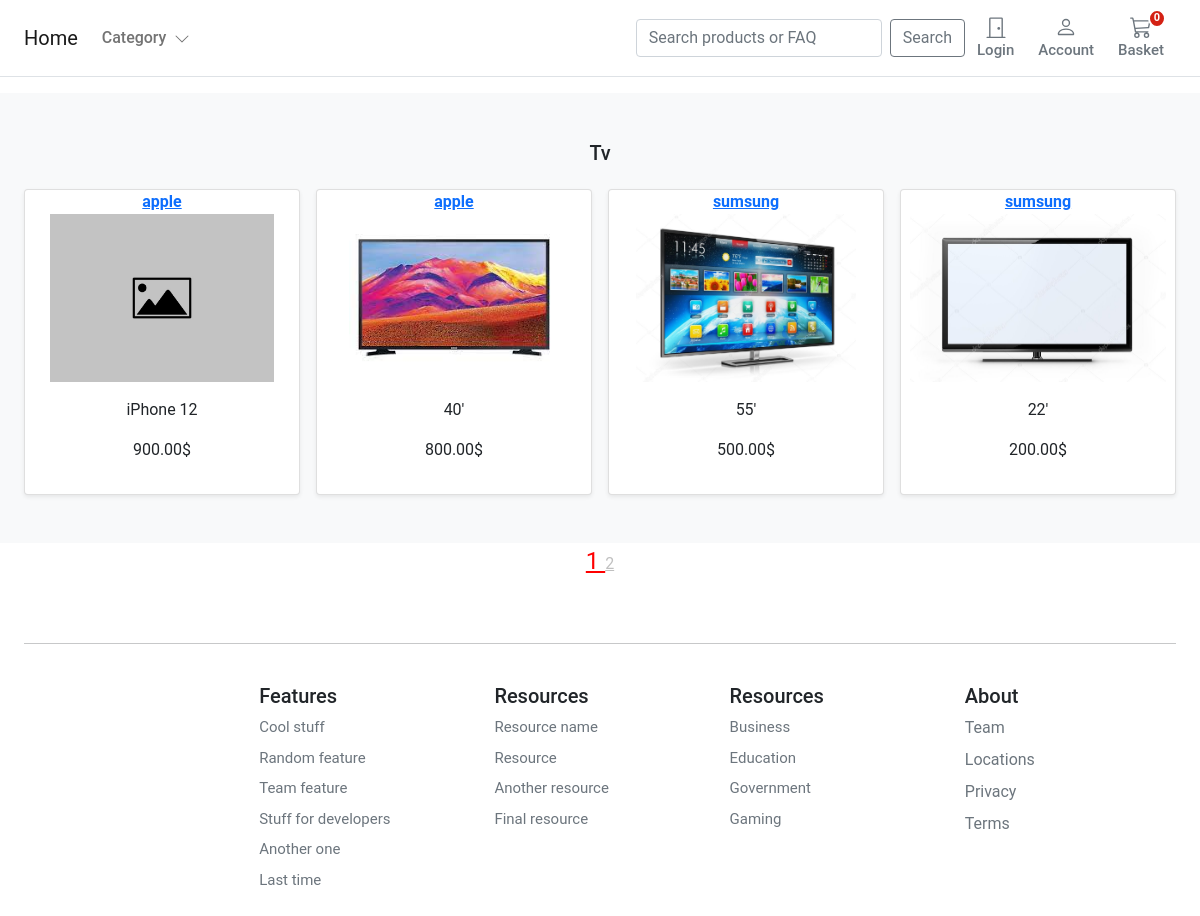
Before: /shop/TV/ with the older database file.
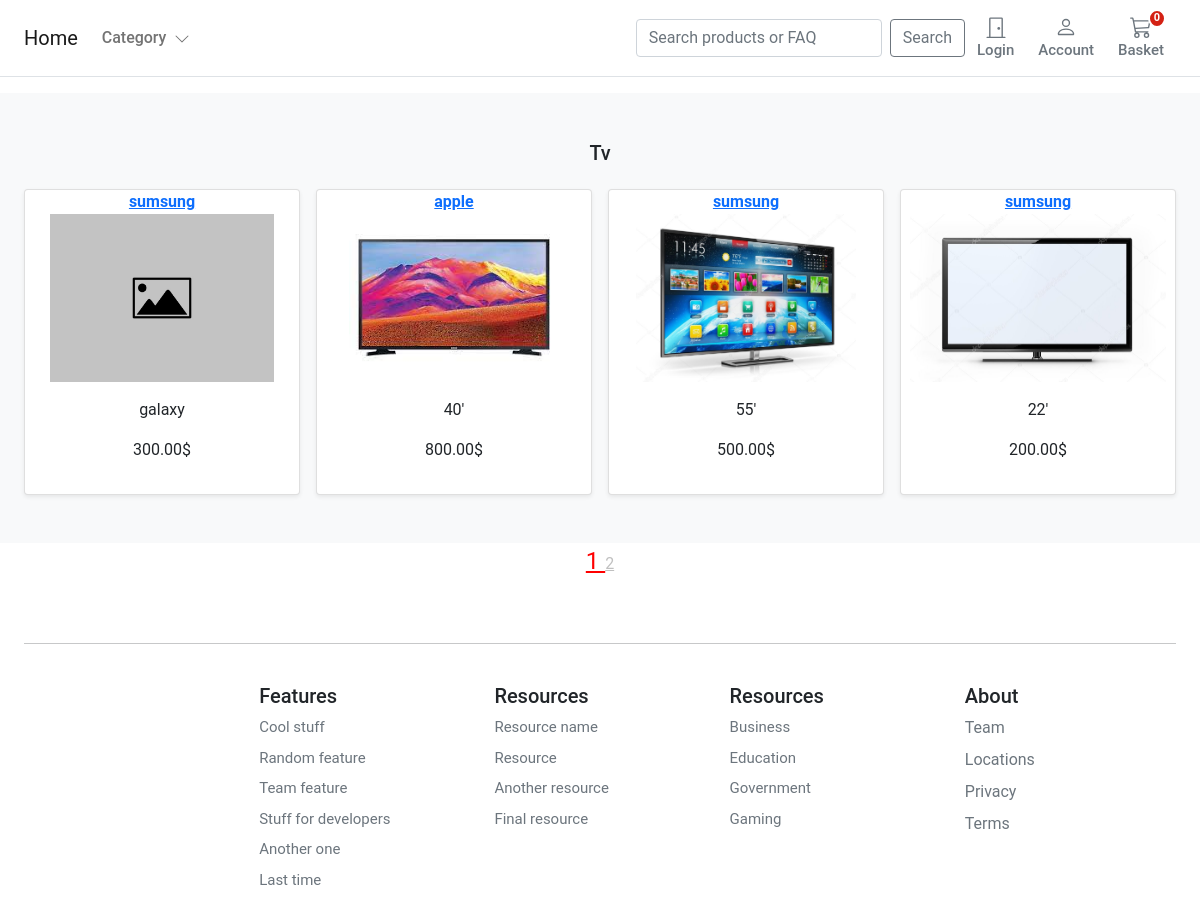
After: the same page with the newer database file.
### store/models.py (models this page shows, shortened)
class Category(models.Model):
    name = models.CharField(max_length=120, db_index=True)
    slug = models.SlugField(max_length=225, unique=True)
    class Meta:
        verbose_name_plural = 'categories'
    def get_absolute_url(self):
        return reverse('store:category_list', args=[self.slug])

class Product(models.Model):
    category = models.ForeignKey(Category, related_name='product', on_delete=models.CASCADE, default=1)
    created_by = models.ForeignKey(settings.AUTH_USER_MODEL, db_constraint=models.CASCADE, related_name='product_creator',
                                   on_delete=models.CASCADE, default=1)
    model = models.CharField(max_length=225)
    manufacturer = models.CharField(max_length=225, default='')
    description = models.TextField(blank=True)
    image = models.ImageField(upload_to='images/%Y/%m/%d/', default='images/default-image.jpg')
    slug = models.SlugField(max_length=225,unique=True)
    price = models.DecimalField(max_digits=7, decimal_places=2)
    in_stock = models.BooleanField(default=True)
    is_active = models.BooleanField(default=True)
    created = models.TimeField(auto_now_add=True)
    updated = models.TimeField(auto_now=True)
    objects = models.Manager()
    products = ProductManager()
    class Meta:
        verbose_name_plural = 'products'
        ordering = ('-created',)
    def get_absolute_url(self):
        return reverse('store:product_detail', args=[self.slug])

### store/views.py (the view)
# urls.py: path('shop/<slug:category_slug>/', views.category_list, name='category_list'),
def category_list(request, category_slug=None):
    category = get_object_or_404(Category, slug=category_slug)
    products = Product.objects.filter(category=category)
    products_paginator = Paginator(products, NUM_PAGINATION)
    page_num = request.GET.get('page')
    page_cat = products_paginator.get_page(page_num)
    comtext = {
        'count': products_paginator.count,
        'page': page_cat,
        'products': products,
        'category': category
    }
    return render(request, 'store/products/category.html', comtext)#{'category': category, 'products': products})

### basket/basket.py (called while the page is built)
    def __len__(self):
        return sum(item['qty'] for item in self.basket.values())

### basket/context_processors.py (called while the page is built)
def basket(request):
    return {'basket':Basket(request)}

### store/context_processors.py (called while the page is built)
def categories(request):
    return {
        'categories': Category.objects.all()
    }

### store/views.py (called while the page is built)
def categories(request):
    return {'categories': Category.objects.all()}

### templates/store/products/category.html (shortened to what this page needs)
{% extends "../base.html" %}
{% load static %}
{% block content %}
<main>
  <div class="album py-5 bg-light">
    <div class="container">
        <center><div class="pb-3 h5">{{category.name|title}}</div></center>
      <div class="row row-cols-1 row-cols-sm-2 row-cols-md-4 g-3">
        {% if not products %}
      <div class="col-12">There are currently no products active <a href="{% url 'store:store_home' %}">Home</a></div>
         {% else %}
            {% for product in page.object_list %}
        <div class="col">
          <div class="card shadow-sm">
              <a class="fw-bold"
                              href="{{ product.get_absolute_url }}"><center>{{ product.manufacturer }}</center></a>
           <center><a class="fw-bold"
                      href="{{ product.get_absolute_url }}"><img class="slider-image" height="168" src="{{ product.image.url }}"></a></center>
            <div class="card-body">
              <p class="card-text" align="center">
                <a class="text-dark text-decoration-none" href="{{ product.get_absolute_url }}">{{ product.model }}</a></p>
              <p class="card-text" align="center">
                <a class="text-dark text-decoration-none" href="{{ product.get_absolute_url }}">{{ product.price }}$</a></p>
            </div>
          </div>
        </div>
        {% endfor %}
        {%endif%}
      </div>
    </div>
  </div>
</main>
{% endblock %}

### templates/store/base.html (shortened to what this page needs)
{% load static %}
<!DOCTYPE html>
<html>
<head>
    <link href="https://cdn.jsdelivr.net/npm/bootstrap@5.0.0-beta1/dist/css/bootstrap.min.css" rel="stylesheet"
>
    <link rel="stylesheet" href="{% static 'core/css/base.css' %}">
    <link rel="stylesheet" href="{% static 'basket/css/basket.css' %}">
</head>
<body>
    <header class="pb-3">
        <nav class="navbar navbar-expand-md navbar-light bg-white border-bottom">
            <div class="container-fluid px-md-4">
                <div class="d-flex w-100 navbar-collapse">
                    <a class="navbar-brand d-flex-inline" href="/">
                        Home
                    </a>
                    <ul class="navbar-nav me-auto mb-2 mb-md-0">
                        <li class="nav-item dropdown">
                            <a class="nav-link dropdown-toggle d-none d-md-block fw500" href="#" id="navbarDropdown"
                                role="button" data-bs-toggle="dropdown" aria-expanded="false">
                                Category
                                <i class="ps-1"><svg xmlns="http://www.w3.org/2000/svg" width="16" height="16"
                                        fill="currentColor" class="bi bi-chevron-down" viewBox="0 0 16 16">
                                        <path fill-rule="evenodd"
                                            d="M1.646 4.646a.5.5 0 0 1 .708 0L8 10.293l5.646-5.647a.5.5 0 0 1 .708.708l-6 6a.5.5 0 0 1-.708 0l-6-6a.5.5 0 0 1 0-.708z" />
                                    </svg></i>
                            </a>
                        </li>
                    </ul>
                    <center>
                    <form class="d-flex" action="{{product_all}}">
                    <input class="form-control me-2"  type="search"  placeholder="Search products or FAQ"
                        aria-label="Search" name="search">
                    <button class="btn btn-outline-secondary" type="submit">Search</button>
                     </form></center>
                    {% if user.is_authenticated %}
                    <a type="button" role="button" href="{% url 'account:logout'%}"
                        class="btn btn-outline-secondary border-0 basket-btn">
                        <div>
                            <svg xmlns="http://www.w3.org/2000/svg" width="22" height="22" fill="currentColor"
                                class="bi bi-door-closed" viewBox="0 0 16 16">
                                <path
                                    d="M3 2a1 1 0 0 1 1-1h8a1 1 0 0 1 1 1v13h1.5a.5.5 0 0 1 0 1h-13a.5.5 0 0 1 0-1H3V2zm1 13h8V2H4v13z" />
                                <path d="M9 9a1 1 0 1 0 2 0 1 1 0 0 0-2 0z" />
                            </svg>
                        </div>
                        <span class="fs15 fw500">Logout</span>
                    </a>
                    {% else %}
                    <a type="button" role="button" href="{% url "account:dashboard" %}"
                        class="btn btn-outline-secondary border-0 basket-btn">
                        <div>
                            <svg xmlns="http://www.w3.org/2000/svg" width="22" height="22" fill="currentColor"
                                class="bi bi-door-closed" viewBox="0 0 16 16">
                                <path
                                    d="M3 2a1 1 0 0 1 1-1h8a1 1 0 0 1 1 1v13h1.5a.5.5 0 0 1 0 1h-13a.5.5 0 0 1 0-1H3V2zm1 13h8V2H4v13z" />
                                <path d="M9 9a1 1 0 1 0 2 0 1 1 0 0 0-2 0z" />
                            </svg>
                        </div>
                        <span class="fs15 fw500">Login</span>
                    </a>
                    {% endif %}
                    <a type="button" role="button" href="{% url 'account:register' %}"
                        class="btn btn-outline-secondary border-0 basket-btn">
                        <div>
                        </div>
                        <span class="fs15 fw500">Account</span>
                    </a>
                    <a type="button" role="button" href="{% url "basket:basket_summary" %}"
                        class="btn btn-outline-secondary border-0 basket-btn">
                        {% with total_qty=basket|length %}
                        <div id="basket-qty" class="basket-qty">
                            {% if total_qty > 0 %}
                            {{ total_qty }}
                            {% else %}
                            0
                            {% endif %}
                        </div>
                        {% endwith %}
                        <div>
                        </div>
                        <span class="fs15 fw500">Basket</span>
                    </a>
                </div>
            </div>
        </nav>
    </header>
    <div id="content">{% block content %} {% endblock %}</div>
    <center><div class="page-links" >
         {% for p in page.paginator.page_range %}
                    {% if page.number == p %}
                        <a href="?page={{ p }}"style="color:red; font-size: 150%" >{{ p }} </a>
                    {% elif p > page.number|add:-3 and p < page.number|add:3 %}
                        <a  href="?page={{ p }}"style="color:Silver">{{ p }}</a>
                    {% endif %}
                    {% endfor %}
    </div></center>
    <footer class="container py-5 footer">
        <hr>
        <div class="row pt-4">
            <div class="col-12 col-md">
            </div>
            <div class="col-6 col-md fs15">
                <h5>Features</h5>
                <ul class="list-unstyled">
                    <li><a class="link-secondary text-decoration-none" href="#">Cool stuff</a></li>
                    <li><a class="link-secondary text-decoration-none" href="#">Random feature</a></li>
                    <li><a class="link-secondary text-decoration-none" href="#">Team feature</a></li>
                    <li><a class="link-secondary text-decoration-none" href="#">Stuff for developers</a></li>
                    <li><a class="link-secondary text-decoration-none" href="#">Another one</a></li>
                    <li><a class="link-secondary text-decoration-none" href="#">Last time</a></li>
                </ul>
            </div>
            <div class="col-6 col-md fs15">
                <h5>Resources</h5>
                <ul class="list-unstyled">
                    <li><a class="link-secondary text-decoration-none" href="#">Resource name</a></li>
                    <li><a class="link-secondary text-decoration-none" href="#">Resource</a></li>
                    <li><a class="link-secondary text-decoration-none" href="#">Another resource</a></li>
                    <li><a class="link-secondary text-decoration-none" href="#">Final resource</a></li>
                </ul>
            </div>
            <div class="col-6 col-md fs15">
                <h5>Resources</h5>
                <ul class="list-unstyled">
                    <li><a class="link-secondary text-decoration-none" href="#">Business</a></li>
                    <li><a class="link-secondary text-decoration-none" href="#">Education</a></li>
                    <li><a class="link-secondary text-decoration-none" href="#">Government</a></li>
                    <li><a class="link-secondary text-decoration-none" href="#">Gaming</a></li>
                </ul>
            </div>
            <div class="col-6 col-md">
                <h5>About</h5>
                <ul class="list-unstyled">
                    <li><a class="link-secondary text-decoration-none" href="#">Team</a></li>
                    <li><a class="link-secondary text-decoration-none" href="#">Locations</a></li>
                    <li><a class="link-secondary text-decoration-none" href="#">Privacy</a></li>
                    <li><a class="link-secondary text-decoration-none" href="#">Terms</a></li>
                </ul>
            </div>
        </div>
    </footer>
</body>
</html>

### static/core/css/base.css (style rules this page uses)
@media (min-width: 1000px) { .container { max-width: 1000px; } }
@media (max-width: 1200px) { .container { max-width: 100%; padding:0 24px; } }
.dropdown-toggle::after { display: none; }
html, body, p, div { letter-spacing: -0.02px; font-family: 'Roboto', sans-serif; }
.fs15 { font-size: 0.9375rem; }
.fw500 { font-weight: 500; }
.footer > div > div > ul > li { padding-bottom:8px; }

### static/basket/css/basket.css (style rules this page uses)
.basket-qty { color: #fff; background: #d42114; border: 2px solid #fff; border-radius: 50%; text-align: center; font-size: 11px; height: 15px; width: 14px; position: absolute; box-sizing: content-box; font-weight: 600; display: flex; justify-content: center; align-items: center; top: 1px; right: 10px; }
.basket-btn { position: relative; }

Changed rows visible on the page:
removed Product: manufacturer "apple", image (placeholder picture), model "iPhone 12", price "900.00"
added Product: manufacturer "sumsung", image (placeholder picture), model "galaxy", price "300.00"
